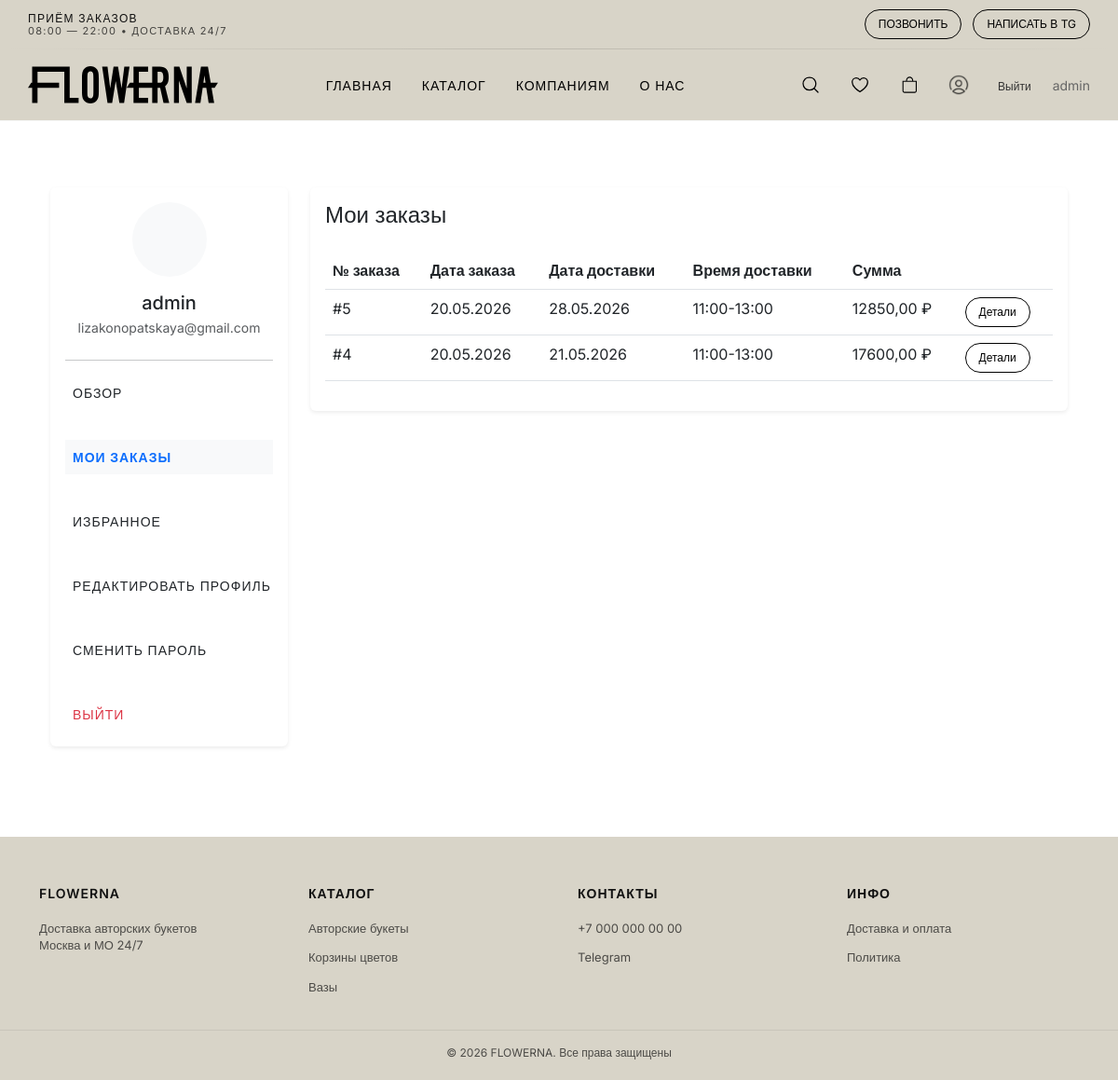
/profile/orders/ (signed in), run on an earlier commit of the app's database.
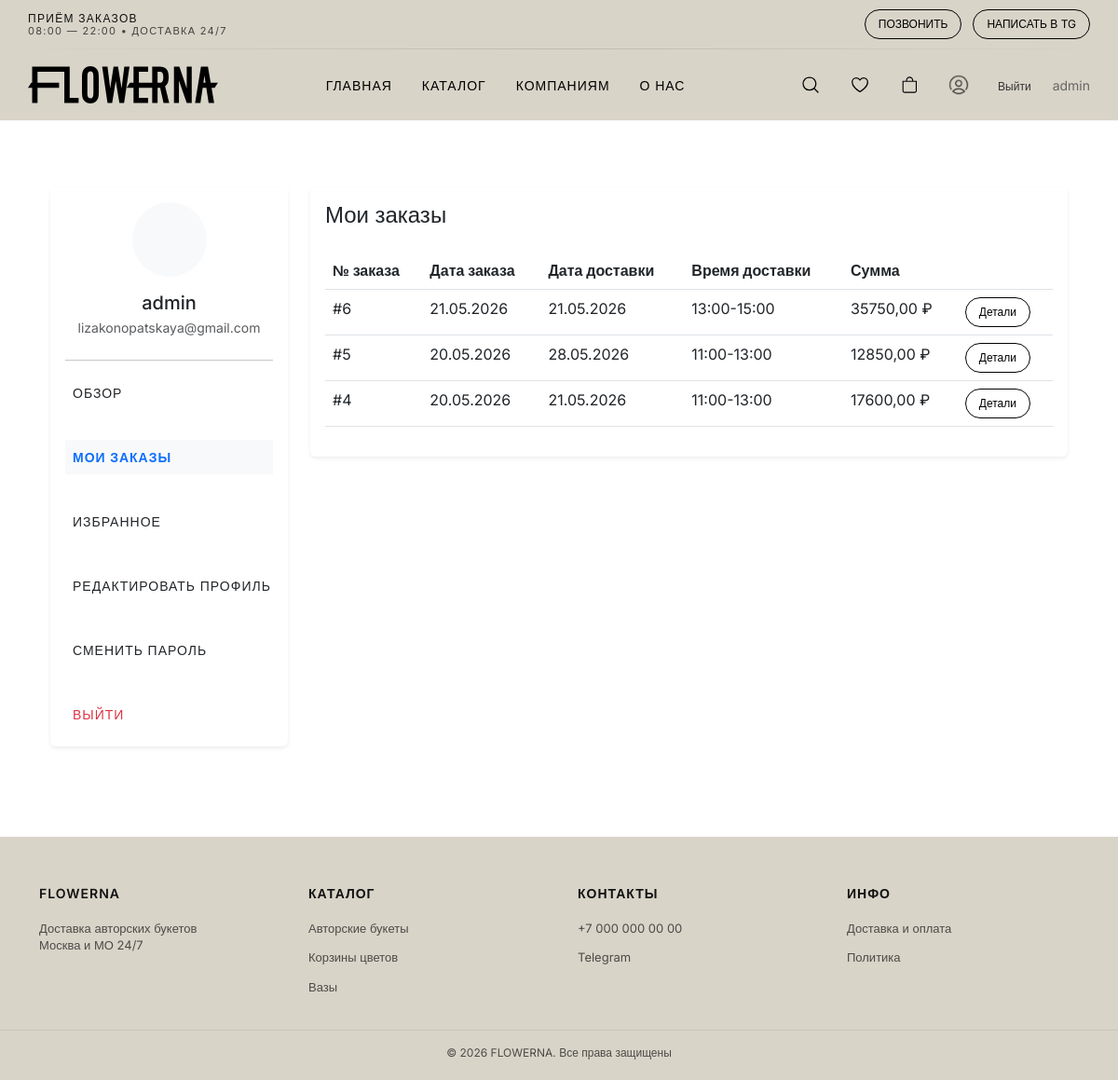
And on a later commit of the database.
### catalog/models.py (models this page shows, shortened)
class Order(models.Model):
    PAYMENT_METHODS = [
        ('cash', 'Наличные'),
        ('card', 'Банковская карта'),
    ]
    DELIVERY_TIMES = [
        ('09:00-11:00', '09:00 - 11:00'),
        ('11:00-13:00', '11:00 - 13:00'),
        ('13:00-15:00', '13:00 - 15:00'),
        ('15:00-17:00', '15:00 - 17:00'),
        ('17:00-19:00', '17:00 - 19:00'),
        ('19:00-21:00', '19:00 - 21:00'),
    ]
    user = models.ForeignKey(settings.AUTH_USER_MODEL, on_delete=models.CASCADE, null=True, blank=True,
                             verbose_name='Пользователь')
    name = models.CharField(max_length=200, verbose_name='Имя')
    phone = models.CharField(max_length=20, verbose_name='Телефон')
    address = models.TextField(verbose_name='Адрес доставки')
    delivery_date = models.DateField(verbose_name='Дата доставки')
    delivery_time = models.CharField(max_length=50, choices=DELIVERY_TIMES, verbose_name='Время доставки')
    comment = models.TextField(blank=True, verbose_name='Комментарий')
    payment_method = models.CharField(max_length=10, choices=PAYMENT_METHODS, verbose_name='Способ оплаты')
    cart_items = models.JSONField(default=dict, verbose_name='Товары в заказе')
    total_sum = models.DecimalField(max_digits=10, decimal_places=2, default=0, verbose_name='Сумма заказа')
    created_at = models.DateTimeField(auto_now_add=True, verbose_name='Дата создания')
    status = models.CharField(max_length=20, default='new', verbose_name='Статус заказа')
    class Meta:
        verbose_name = 'Заказ'
        verbose_name_plural = 'Заказы'
        ordering = ['-created_at']

class Category(models.Model):
    name = models.CharField(max_length=255)
    description = models.TextField(null=True, blank=True)
    image = models.ImageField(upload_to='categories/', blank=True, null=True)
    slug = models.SlugField(unique=True, blank=True, null=True)
    is_featured = models.BooleanField(default=False)

### catalog/views.py (the view)
# urls.py: path('profile/orders/', views.profile_orders, name='profile_orders'),
@login_required
def profile_orders(request):
    orders = Order.objects.filter(user=request.user).order_by('-created_at')
    context = {
        'orders': orders,
        'cart_count': get_cart_count(request.user),
        'section': 'orders'
    }
    return render(request, 'catalog/profile_orders.html', context)

### catalog/context_processors.py (called while the page is built)
def categories_processor(request):
    footer_category_slugs = [
        'avtorskie-bukety',
        'vazy',
        'mono-duo-i-trio-bukety',
        'korziny-tsvetov',
        'cveti-v-korobke'
    ]
    footer_categories = Category.objects.filter(
        slug__in=footer_category_slugs
    )
    return {
        'footer_categories': footer_categories
    }

### catalog/views.py (called while the page is built)
def get_cart_count(user):
    if user.is_authenticated:
        return Cart.objects.filter(user=user).count()
    return 0

### templates/catalog/profile_orders.html
{% extends 'catalog/base_profile.html' %}
{% block profile_content %}
<div class="card border-0 shadow-sm">
    <div class="card-body">
        <h4 class="card-title mb-4">Мои заказы</h4>
        {% if orders %}
            <div class="table-responsive">
                <table class="table table-hover">
                    <thead>
                        <tr>
                            <th>№ заказа</th>
                            <th>Дата заказа</th>
                            <th>Дата доставки</th>
                            <th>Время доставки</th>
                            <th>Сумма</th>
                            <th></th>
                        </tr>
                    </thead>
                    <tbody>
                        {% for order in orders %}
                        <tr>
                            <td>#{{ order.id }}</td>
                            <td>{{ order.created_at|date:"d.m.Y" }}</td>
                            <td>{{ order.delivery_date|date:"d.m.Y" }}</td>
                            <td>{{ order.delivery_time }}</td>
                            <td>{{ order.total_sum }} ₽</td>
                            <td>
                                <a href="{% url 'profile_order_detail' order.id %}" class="btn btn-sm btn-outline-primary">
                                    Детали
                                </a>
                            </td>
                        </tr>
                        {% endfor %}
                    </tbody>
                </table>
            </div>
        {% else %}
            <div class="text-center py-5">
                <i class="fas fa-shopping-bag fa-3x text-muted mb-3"></i>
                <p>У вас пока нет заказов</p>
                <a href="{% url 'catalog' %}" class="btn btn-primary">Перейти в каталог</a>
            </div>
        {% endif %}
    </div>
</div>
{% endblock %}

### templates/components/footer.html
<footer class="footer">
    <div class="footer__top container">
        <div class="footer__col">
            <div class="footer__title">FLOWERNA</div>
            <p class="footer__text">
                Доставка авторских букетов<br>
                Москва и МО 24/7
            </p>
        </div>
        <div class="footer__col">
            <div class="footer__title">КАТАЛОГ</div>
            {% for category in footer_categories %}
                <a href="{% url 'catalog' %}?category={{ category.id }}">
                    {{ category.name }}
                </a>
            {% endfor %}
        </div>
        <div class="footer__col">
            <div class="footer__title">КОНТАКТЫ</div>
            <a href="tel:+70000000000">+7 000 000 00 00</a>
            <a href="#">Telegram</a>
        </div>
        <div class="footer__col">
            <div class="footer__title">ИНФО</div>
            <a href="{% url 'dostavka-i-oplata' %}">Доставка и оплата</a>
            <a href="{% url 'politika-konfidentsialnosti' %}">Политика</a>
        </div>
    </div>
    <div class="footer__bottom">
        © 2026 FLOWERNA. Все права защищены
    </div>
</footer>

What changed in the data, as far as the page shows it:
added Order: id "6", created_at "21.05.2026", delivery_date "21.05.2026", delivery_time "13:00-15:00", total_sum "35750,00"
